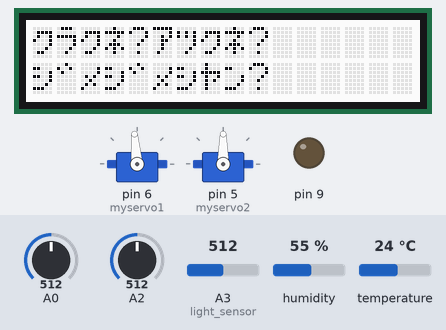
The sketch below on a simulated Arduino Uno, built with avr-gcc and run on an emulated ATmega328P. Parts: 16×2 character LCD, 2 × servo, output pins drawn as LEDs (lit = HIGH). Inputs (shaded band) come from the test bench; at power-on: temperature 24 °C, A3 (light_sensor) = 512, A0 = 512, A2 = 512, humidity 55 %. What the sketch prints to the serial monitor is not drawn.

Above: at 1.2 s.
1.3 s: temperature set to 22 °C
7.5 s: temperature set to 19 °C
At 8.9 s:
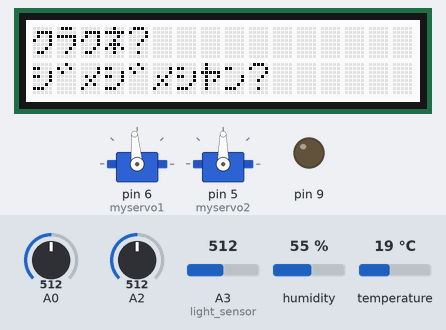
10.1 s: A3 (light_sensor) set to 601
11.9 s: A3 (light_sensor) set to 631
At 13.5 s:
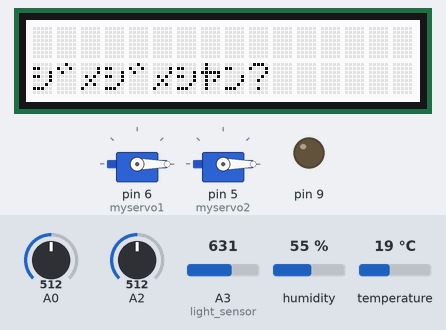
14.3 s: A0 set to 52
16.1 s: A0 set to 45
At 17.9 s:
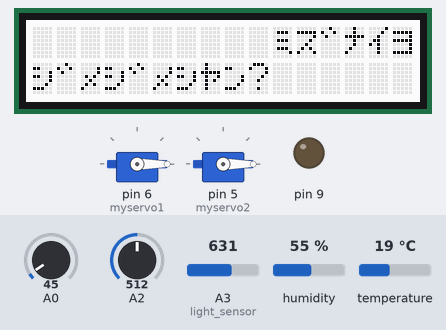
Timing chart, 0 to 19.4 s (numbered marks = the images above; inputs shaded):
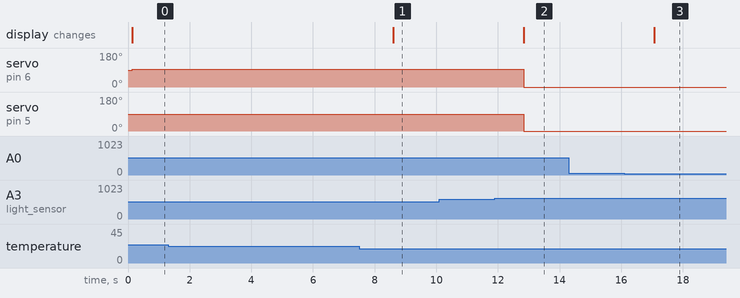

The sketch:

saboten.ino
```cpp
#include <Wire.h>
#include "rgb_lcd.h"
#include <DHT.h>
#include <Servo.h>      // Servoライブラリの読み込み

Servo myservo1;
Servo myservo2;
rgb_lcd lcd;
#define DHT_PIN 4             // DHT11のDATAピンをデジタルピン7に定義
#define DHT_MODEL DHT11
DHT dht(DHT_PIN, DHT_MODEL);
int light_sensor = A3;
int count = 0;


void setup() {
  Serial.begin(9600);
  lcd.begin(16, 2);
  lcd.setRGB(255, 255, 255);
  dht.begin();
  myservo1.attach(6, 500, 2400);  // サーボの割当(パルス幅500~2400msに指定)
  myservo2.attach(5, 500, 2400);
  pinMode(9,OUTPUT);
}

void loop() {
  float Humidity = dht.readHumidity();
  float Temperature = dht.readTemperature();
  int raw_light = analogRead(light_sensor);
  int water = analogRead(A2);
  int water_heght = analogRead(A0);
  int light = map(raw_light, 0, 1023, 0, 100);
  if (isnan(Humidity) || isnan(Temperature)) {  // 読み取りのチェック
     Serial.println("ERROR");
     return;
  }
  Serial.print("明るさ:");
  Serial.println(light);
  Serial.print("温度:");
  Serial.print(Temperature);
  Serial.print("[℃]");

  Serial.print("湿度:");
  Serial.print(Humidity);
  Serial.println("[%]");
  Serial.print("湿り気:");
  Serial.println(water);
  Serial.print("水の残り:");
  Serial.println(water_heght);
  Serial.println(" ");


  if(light < 60){
    lcd.setCursor(0, 0);
    lcd.print("\xb8\xd7\xb8\xc8?");
    count += 1;
  }
  else{
    lcd.setCursor(0, 0);
    lcd.print("     ");
  }

  if(Temperature > 20){
    lcd.setCursor(5, 0);
    lcd.print("\xb1\xc2\xb8\xc8?");
    count += 1;
  }
  else{
    lcd.setCursor(5, 0);
    lcd.print("     ");
  }

  if(Humidity > 25){
    lcd.setCursor(0, 1);
    lcd.print("\xbc\xde\xd2\xbc\xde\xd2\xbc\xd4\xdd?");
    count += 1;
  }
  else{
    lcd.setCursor(0, 1);
    lcd.print("          ");
  }
  if(water_heght < 50){
    lcd.setCursor(10, 0);
    lcd.print("\xd0\xbd\xde\xc5\xb2\xd6");
  }
  else{
    lcd.setCursor(10, 0);
    lcd.print("      ");
  }

  if(water > 700){
    digitalWrite(9,HIGH);
  }
  else{
    digitalWrite(9,LOW);
  }

  if(count > 1){
    myservo1.write(95);
    myservo2.write(90);
  }
  else{
    myservo1.write(0);
    myservo2.write(0);
  }
  //Serial.println(count);
  count = 0;
  delay(1000);
}
```

Measured:
- the behaviour switches between 21 and 20 °C on temperature (found by bisection; images 0 and 1)
- the behaviour switches between 613 and 614 on A3 (light_sensor) (found by bisection; images 1 and 2)
- the behaviour switches between 50 and 49 on A0 (found by bisection; images 2 and 3)
- after the input at 1.3 s, every drawn part: stays the same
- after the input at 7.5 s, the display: changes after 1.1 s (image 1)
- after the input at 10.1 s, every drawn part: stays the same
- after the input at 11.9 s, servo on pin 6 (myservo1): 95° → 0° after 0.95 s; servo on pin 5 (myservo2): 90° → 0° after 0.95 s; the display: changes after 0.95 s (image 2)
- after the input at 14.3 s, every drawn part: stays the same
- after the input at 16.1 s, the display: changes after 0.98 s (image 3)
